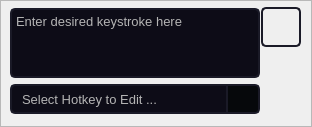
            <widget class="QFrame" name="keybinds_settings_frame">
             <property name="minimumSize">
              <size>
               <width>0</width>
               <height>105</height>
              </size>
             </property>
             <property name="maximumSize">
              <size>
               <width>16777215</width>
               <height>16777215</height>
              </size>
             </property>
             <property name="font">
              <font/>
             </property>
             <property name="styleSheet">
              <string notr="true"/>
             </property>
             <property name="frameShape">
              <enum>QFrame::StyledPanel</enum>
             </property>
             <property name="frameShadow">
              <enum>QFrame::Raised</enum>
             </property>
             <layout class="QHBoxLayout" name="horizontalLayout_19">
              <property name="spacing">
               <number>0</number>
              </property>
              <property name="leftMargin">
               <number>9</number>
              </property>
              <property name="topMargin">
               <number>6</number>
              </property>
              <property name="rightMargin">
               <number>9</number>
              </property>
              <property name="bottomMargin">
               <number>6</number>
              </property>
              <item>
               <widget class="QFrame" name="scan_keybinds_settings_frame">
                <property name="font">
                 <font/>
                </property>
                <property name="styleSheet">
                 <string notr="true">border:0px</string>
                </property>
                <property name="frameShape">
                 <enum>QFrame::StyledPanel</enum>
                </property>
                <property name="frameShadow">
                 <enum>QFrame::Raised</enum>
                </property>
                <layout class="QHBoxLayout" name="horizontalLayout_2">
                 <property name="spacing">
                  <number>0</number>
                 </property>
                 <property name="leftMargin">
                  <number>0</number>
                 </property>
                 <property name="topMargin">
                  <number>0</number>
                 </property>
                 <property name="rightMargin">
                  <number>0</number>
                 </property>
                 <property name="bottomMargin">
                  <number>0</number>
                 </property>
                 <item>
                  <widget class="QFrame" name="frame_21">
                   <property name="font">
                    <font/>
                   </property>
                   <property name="styleSheet">
                    <string notr="true"/>
                   </property>
                   <property name="frameShape">
                    <enum>QFrame::StyledPanel</enum>
                   </property>
                   <property name="frameShadow">
                    <enum>QFrame::Raised</enum>
                   </property>
                   <layout class="QVBoxLayout" name="verticalLayout_11">
                    <property name="spacing">
                     <number>0</number>
                    </property>
                    <property name="leftMargin">
                     <number>0</number>
                    </property>
                    <property name="topMargin">
                     <number>0</number>
                    </property>
                    <property name="rightMargin">
                     <number>0</number>
                    </property>
                    <property name="bottomMargin">
                     <number>0</number>
                    </property>
                    <item>
                     <widget class="QPlainTextEdit" name="hotkey_text_edit">
                      <property name="sizePolicy">
                       <sizepolicy hsizetype="Preferred" vsizetype="Preferred">
                        <horstretch>0</horstretch>
                        <verstretch>0</verstretch>
                       </sizepolicy>
                      </property>
                      <property name="maximumSize">
                       <size>
                        <width>16777215</width>
                        <height>70</height>
                       </size>
                      </property>
                      <property name="font">
                       <font>
                        <pointsize>10</pointsize>
                        <bold>false</bold>
                        <stylestrategy>PreferAntialias</stylestrategy>
                        <kerning>true</kerning>
                       </font>
                      </property>
                      <property name="cursor" stdset="0">
                       <cursorShape>UpArrowCursor</cursorShape>
                      </property>
                      <property name="styleSheet">
                       <string notr="true">QPlainTextEdit{
border: 2px solid rgb(26,26,39);
border-radius: 5px; 
background-color: rgb(13, 12, 23);
color: rgb(180, 180, 180); 
}


QPlainTextEdit:hover{
    border: 2px solid rgba(230,5,64,.36);
    border-bottom-radius: 5px; 
}

QPlainTextEdit:focus{
border: 1px solid black;
border-radius: 1px; 
background: rgb(97,97,97);
color: black;
}

QPlainTextEdit:unfocus{
border: 2px solid rgb(26,26,39);
border-radius: 5px; 
background-color: rgb(13, 12, 23);
color: rgb(180, 180, 180); 
}</string>
                      </property>
                      <property name="frameShape">
                       <enum>QFrame::NoFrame</enum>
                      </property>
                      <property name="frameShadow">
                       <enum>QFrame::Plain</enum>
                      </property>
                      <property name="verticalScrollBarPolicy">
                       <enum>Qt::ScrollBarAlwaysOff</enum>
                      </property>
                      <property name="horizontalScrollBarPolicy">
                       <enum>Qt::ScrollBarAlwaysOff</enum>
                      </property>
                      <property name="documentTitle">
                       <string/>
                      </property>
                      <property name="undoRedoEnabled">
                       <bool>false</bool>
                      </property>
                      <property name="readOnly">
                       <bool>true</bool>
                      </property>
                      <property name="plainText">
                       <string>Enter desired keystroke here

</string>
                      </property>
                      <property name="overwriteMode">
                       <bool>true</bool>
                      </property>
                      <property name="textInteractionFlags">
                       <set>Qt::TextSelectableByKeyboard|Qt::TextSelectableByMouse</set>
                      </property>
                      <property name="backgroundVisible">
                       <bool>false</bool>
                      </property>
                      <property name="placeholderText">
                       <string/>
                      </property>
                     </widget>
                    </item>
                    <item>
                     <widget class="QFrame" name="combo_box_frame">
                      <property name="enabled">
                       <bool>true</bool>
                      </property>
                      <property name="maximumSize">
                       <size>
                        <width>250</width>
                        <height>40</height>
                       </size>
                      </property>
                      <property name="font">
                       <font/>
                      </property>
                      <property name="styleSheet">
                       <string notr="true">QFrame QAbstractItemView {
color: rgb(180, 180, 180);
padding: 2px 6px 2px 10px;
border: 1px solid black;
outline: 0;
}


QFrame QAbstractItemView::item:hover
{

    border-bottom: 3px solid rgba(230,5,64,.56);
    border-bottom-radius: 22px; 

}</string>
                      </property>
                      <property name="frameShape">
                       <enum>QFrame::NoFrame</enum>
                      </property>
                      <property name="frameShadow">
                       <enum>QFrame::Plain</enum>
                      </property>
                      <layout class="QVBoxLayout" name="verticalLayout">
                       <property name="spacing">
                        <number>0</number>
                       </property>
                       <property name="leftMargin">
                        <number>0</number>
                       </property>
                       <property name="topMargin">
                        <number>0</number>
                       </property>
                       <property name="rightMargin">
                        <number>0</number>
                       </property>
                       <property name="bottomMargin">
                        <number>0</number>
                       </property>
                       <item>
                        <widget class="QComboBox" name="comboBox">
                         <property name="minimumSize">
                          <size>
                           <width>0</width>
                           <height>30</height>
                          </size>
                         </property>
                         <property name="maximumSize">
                          <size>
                           <width>250</width>
                           <height>16777215</height>
                          </size>
                         </property>
                         <property name="font">
                          <font>
                           <pointsize>10</pointsize>
                           <italic>false</italic>
                           <bold>false</bold>
                           <stylestrategy>PreferAntialias</stylestrategy>
                           <kerning>true</kerning>
                          </font>
                         </property>
                         <property name="styleSheet">
                          <string notr="true">QComboBox {
border: 2px solid rgb(26,26,39);
border-radius: 5px; 
background-color: rgb(13, 12, 23);
color: rgb(180, 180, 180); 
padding: 2px 6px 2px 10px;
}

QComboBox::drop-down {
    subcontrol-origin: padding;
    subcontrol-position: top right;
    background-color: rgb(6,8,11);
    width: 30px;

    border-left-width: 2px;
    border-left-color: rgb(26,26,39);
    border-left-style: solid; 
    border-top-right-radius: 3px; 
    border-bottom-right-radius: 3px;
}

QComboBox:hover{
    border-bottom: 2px solid rgba(230,5,64,.66);
    border-bottom-radius: 5px; 
}

QComboBox::down-arrow {
    image: url(:/tertiary_ui_elems/ui_elements/media/hotkey_arrow_normal.ico);
    width: 28 px;
    height: 28 px;
    
}

QComboBox::down-arrow:hover {
    image: url(:/tertiary_ui_elems/ui_elements/media/hotkey_arrow_hover.ico);
    width: 28 px;
    height: 28 px;
}

QComboBox::down-arrow:on {
    image: url(:/tertiary_ui_elems/ui_elements/media/hotkey_arrow_open.ico);
    width: 28 px;
    height: 28 px;
}</string>
                         </property>
                         <property name="editable">
                          <bool>false</bool>
                         </property>
                         <property name="currentText">
                          <string/>
                         </property>
                         <property name="currentIndex">
                          <number>-1</number>
                         </property>
                         <property name="maxVisibleItems">
                          <number>4</number>
                         </property>
                         <property name="maxCount">
                          <number>4</number>
                         </property>
                         <property name="placeholderText">
                          <string>Select Hotkey to Edit ...</string>
                         </property>
                         <property name="frame">
                          <bool>true</bool>
                         </property>
                         <item>
                          <property name="text">
                           <string>Toggle Keyboard Event Listener</string>
                          </property>
                         </item>
                         <item>
                          <property name="text">
                           <string>Initiate Primary Scan</string>
                          </property>
                         </item>
                         <item>
                          <property name="text">
                           <string>Initiate Secondary Scan</string>
                          </property>
                         </item>
                         <item>
                          <property name="text">
                           <string>Toggle Tilda Overlay</string>
                          </property>
                         </item>
                        </widget>
                       </item>
                      </layout>
                     </widget>
                    </item>
                   </layout>
                  </widget>
                 </item>
                 <item>
                  <widget class="QFrame" name="frame_22">
                   <property name="minimumSize">
                    <size>
                     <width>42</width>
                     <height>0</height>
                    </size>
                   </property>
                   <property name="maximumSize">
                    <size>
                     <width>16777215</width>
                     <height>16777215</height>
                    </size>
                   </property>
                   <property name="font">
                    <font/>
                   </property>
                   <property name="styleSheet">
                    <string notr="true"/>
                   </property>
                   <property name="frameShape">
                    <enum>QFrame::StyledPanel</enum>
                   </property>
                   <property name="frameShadow">
                    <enum>QFrame::Raised</enum>
                   </property>
                   <layout class="QVBoxLayout" name="verticalLayout_15">
                    <property name="spacing">
                     <number>0</number>
                    </property>
                    <property name="leftMargin">
                     <number>0</number>
                    </property>
                    <property name="topMargin">
                     <number>0</number>
                    </property>
                    <property name="rightMargin">
                     <number>0</number>
                    </property>
                    <property name="bottomMargin">
                     <number>0</number>
                    </property>
                    <item>
                     <widget class="QFrame" name="hotkey_help_frame">
                      <property name="maximumSize">
                       <size>
                        <width>16777215</width>
                        <height>16777215</height>
                       </size>
                      </property>
                      <property name="frameShape">
                       <enum>QFrame::NoFrame</enum>
                      </property>
                      <property name="frameShadow">
                       <enum>QFrame::Plain</enum>
                      </property>
                      <property name="lineWidth">
                       <number>0</number>
                      </property>
                      <layout class="QHBoxLayout" name="horizontalLayout_3">
                       <property name="leftMargin">
                        <number>0</number>
                       </property>
                       <property name="topMargin">
                        <number>0</number>
                       </property>
                       <property name="rightMargin">
                        <number>0</number>
                       </property>
                       <property name="bottomMargin">
                        <number>73</number>
                       </property>
                       <item>
                        <widget class="QPushButton" name="hotkey_help_btn">
                         <property name="minimumSize">
                          <size>
                           <width>40</width>
                           <height>40</height>
                          </size>
                         </property>
                         <property name="maximumSize">
                          <size>
                           <width>40</width>
                           <height>40</height>
                          </size>
                         </property>
                         <property name="font">
                          <font/>
                         </property>
                         <property name="toolTip">
                          <string>Confused about setting hotkeys?</string>
                         </property>
                         <property name="whatsThis">
                          <string/>
                         </property>
                         <property name="styleSheet">
                          <string notr="true">QPushButton {
border: 2px solid rgb(26,26,39);
border-radius: 5px; 
color: rgb(180, 180, 180); 
}

QPushButton:hover {
	color: rgb(180, 180, 180); 
    background-color: rgb(26,26,39);
    border-width: 0px;
    border-color: black;
    border-radius: 6px;

}

QPushButton:checked {
	color: rgb(180, 180, 180); 
    background-color: rgb(26,26,39);
    border-width: 0px;
    border-color: black;
    border-radius: 6px;

}</string>
                         </property>
                         <property name="text">
                          <string/>
                         </property>
                         <property name="icon">
                          <iconset resource="resources.qrc">
                           <normaloff>:/secondary_ui_elems/ui_elements/media/keybind_help.ico</normaloff>:/secondary_ui_elems/ui_elements/media/keybind_help.ico</iconset>
                         </property>
                         <property name="iconSize">
                          <size>
                           <width>40</width>
                           <height>40</height>
                          </size>
                         </property>
                         <property name="flat">
                          <bool>true</bool>
                         </property>
                        </widget>
                       </item>
                      </layout>
                     </widget>
                    </item>
                   </layout>
                  </widget>
                 </item>
                </layout>
               </widget>
              </item>
             </layout>
            </widget>
